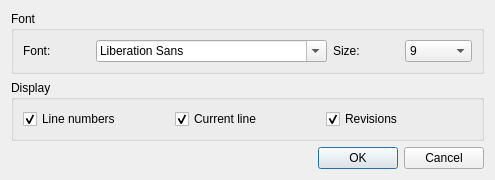
<?xml version="1.0" encoding="UTF-8"?>
<ui version="4.0">
 <class>mafTextEditorPreferencesWidget</class>
 <widget class="QWidget" name="mafTextEditorPreferencesWidget">
  <property name="geometry">
   <rect>
    <x>0</x>
    <y>0</y>
    <width>495</width>
    <height>179</height>
   </rect>
  </property>
  <property name="windowTitle">
   <string>Form</string>
  </property>
  <layout class="QVBoxLayout" name="verticalLayout">
   <item>
    <widget class="QGroupBox" name="fontGroupBox">
     <property name="title">
      <string>Font</string>
     </property>
     <layout class="QHBoxLayout" name="horizontalLayout">
      <item>
       <widget class="QLabel" name="fontLabel">
        <property name="text">
         <string>Font:</string>
        </property>
       </widget>
      </item>
      <item>
       <widget class="QFontComboBox" name="fontComboBox"/>
      </item>
      <item>
       <widget class="QLabel" name="sizeLabel">
        <property name="text">
         <string>Size:</string>
        </property>
       </widget>
      </item>
      <item>
       <widget class="QComboBox" name="sizeComboBox">
        <property name="currentIndex">
         <number>2</number>
        </property>
        <item>
         <property name="text">
          <string>6</string>
         </property>
        </item>
        <item>
         <property name="text">
          <string>8</string>
         </property>
        </item>
        <item>
         <property name="text">
          <string>9</string>
         </property>
        </item>
        <item>
         <property name="text">
          <string>10</string>
         </property>
        </item>
        <item>
         <property name="text">
          <string>11</string>
         </property>
        </item>
        <item>
         <property name="text">
          <string>12</string>
         </property>
        </item>
        <item>
         <property name="text">
          <string>14</string>
         </property>
        </item>
        <item>
         <property name="text">
          <string>16</string>
         </property>
        </item>
        <item>
         <property name="text">
          <string>18</string>
         </property>
        </item>
       </widget>
      </item>
     </layout>
    </widget>
   </item>
   <item>
    <widget class="QGroupBox" name="displayGroupBox">
     <property name="title">
      <string>Display</string>
     </property>
     <layout class="QHBoxLayout" name="horizontalLayout_2">
      <item>
       <widget class="QCheckBox" name="numbersCheckBox">
        <property name="text">
         <string>Line numbers</string>
        </property>
        <property name="checked">
         <bool>true</bool>
        </property>
       </widget>
      </item>
      <item>
       <widget class="QCheckBox" name="highlightCheckBox">
        <property name="text">
         <string>Current line</string>
        </property>
        <property name="checked">
         <bool>true</bool>
        </property>
       </widget>
      </item>
      <item>
       <widget class="QCheckBox" name="revisionsCheckBox">
        <property name="text">
         <string>Revisions</string>
        </property>
        <property name="checked">
         <bool>true</bool>
        </property>
       </widget>
      </item>
     </layout>
    </widget>
   </item>
   <item>
    <widget class="QDialogButtonBox" name="buttonBox">
     <property name="standardButtons">
      <set>QDialogButtonBox::Cancel|QDialogButtonBox::Ok</set>
     </property>
    </widget>
   </item>
  </layout>
 </widget>
 <resources/>
 <connections/>
</ui>
